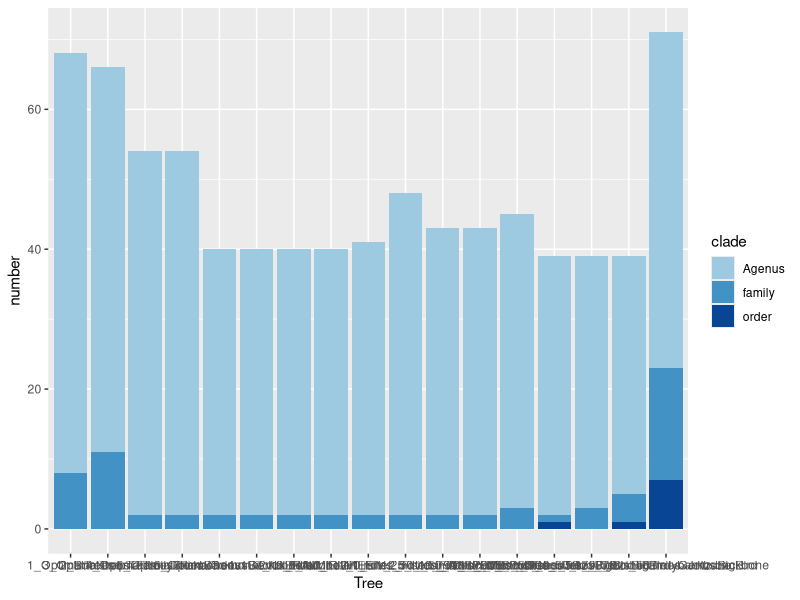
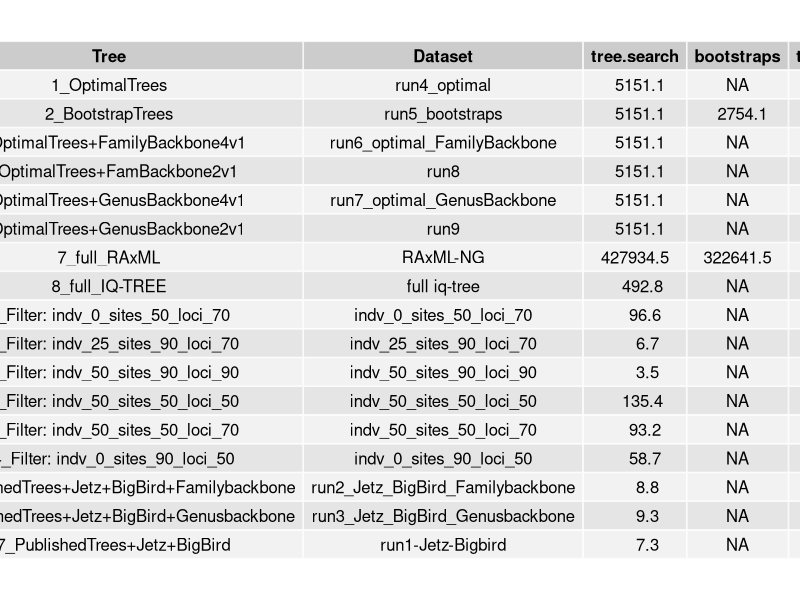

These charts were generated, in order, by the following R code:
library(ggplot2)
library(gridExtra)
library(tidyr)
library(dplyr)
library(RColorBrewer)


########## plot number of non-monophyly ###########
mono_data<- read.csv("./non-mono.csv")
data <- mono_data                                                 # Replicate original data
data$Tree <- factor(data$Tree,                                    # Change ordering manually
                  levels = c("1_OptimalTrees","2_BootstrapTrees","3_OptimalTrees+FamilyBackbone4v1",
                             "4_OptimalTrees+FamBackbone2v1","5_OptimalTrees+GenusBackbone4v1",
                             "6_OptimalTrees+GenusBackbone2v1","7_full_RAxML","8_full_IQ-TREE",
                             "9_Filter: indv_0_sites_50_loci_70","10_Filter: indv_25_sites_90_loci_70",
                             "11_Filter: indv_50_sites_90_loci_90","12_Filter: indv_50_sites_50_loci_50",
                             "13_Filter: indv_50_sites_50_loci_70","14_Filter: indv_0_sites_90_loci_50",
                             "15_PublishedTrees+Jetz+BigBird+Familybackbone","16_PublishedTrees+Jetz+BigBird+Genusbackbone",
                             "17_PublishedTrees+Jetz+BigBird"))
p<- ggplot(data, aes(fill=clade, y=number, x=Tree)) + 
  geom_bar(position="stack", stat="identity") + scale_fill_manual(values = c("#9ECAE1", "#4292C6", "#084594"))

pdf(file="R_plot_nonMono.pdf",width=10, height=6)
p
dev.off()

########## plot CPU hours ###########
CPU<- read.csv("./CPU time.csv")
my_table <- tableGrob(CPU)
pdf(file = "CPU.pdf", width = 12, height = 6)
grid.arrange(my_table)
dev.off()
